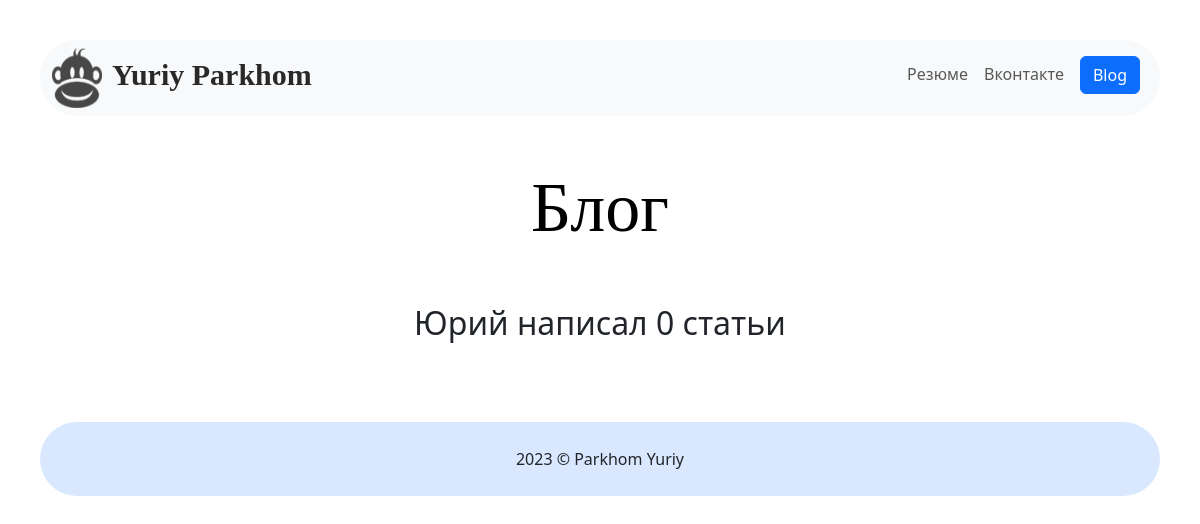
The page /blog/ on the database as committed earlier.
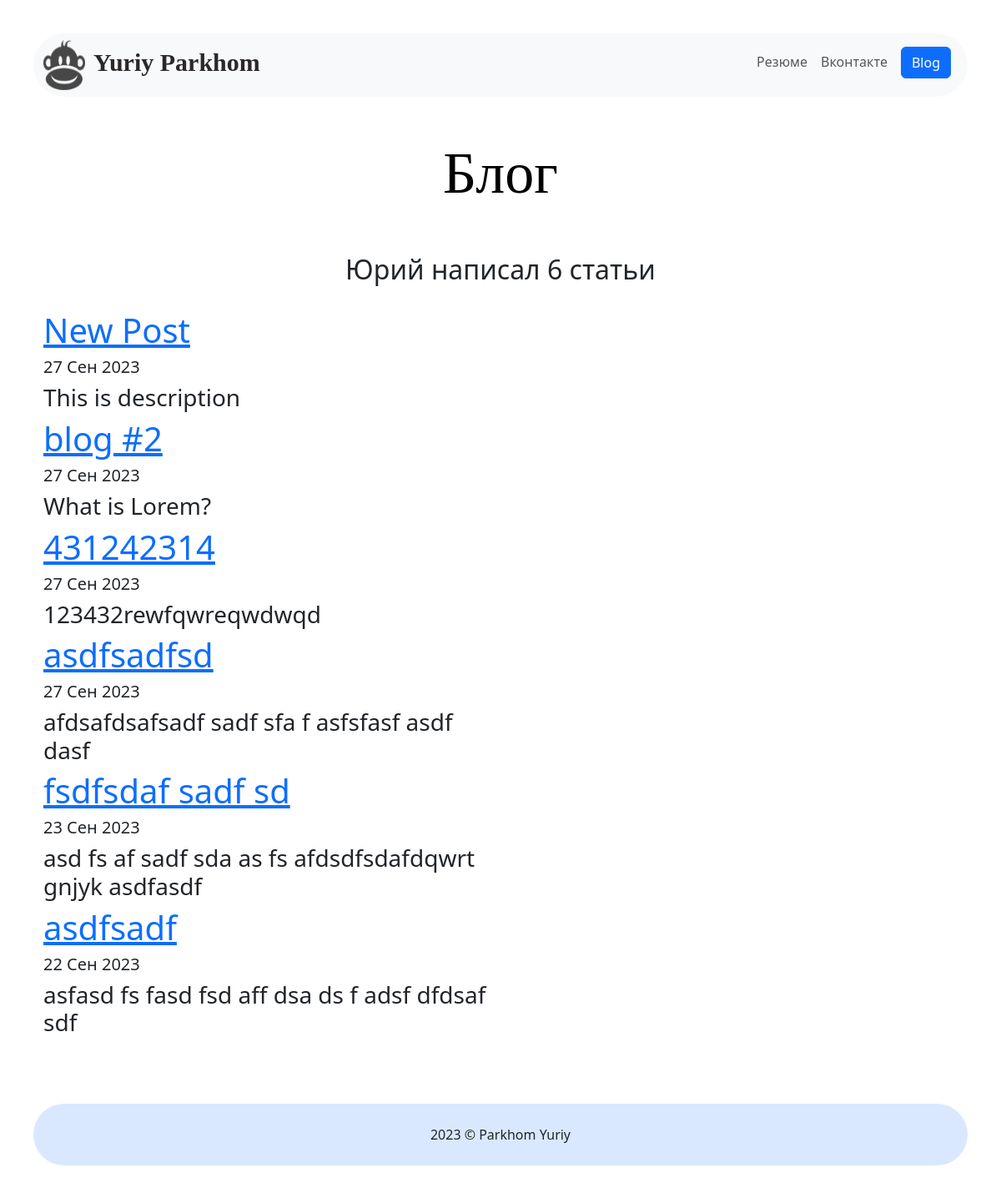
The same page on the database as committed later.
### blog/models.py (models this page shows, shortened)
class Blog(models.Model):
    title = models.CharField(max_length=200)  #Название, параметр максимальная длина 100 символов
    description = models.TextField() #описание, параметр максимальная длина 250 символов
    date = models.DateField(null=True)

### blog/views.py (the view)
# urls.py: path('', views.all_blogs, name='all_blogs'),
def all_blogs(request):
    blogs = Blog.objects.order_by('-date')
    return render(request, 'blog/all_blogs.html', {'blogs': blogs})

### blog/templates/blog/all_blogs.html
{% extends 'portfolio/layout.html' %}
{% block content %}
    <div class="container">
        <h1 class="title_blog">Блог</h1>
        <br>
        <h2>Юрий написал {{ blogs.count }} статьи </h2>
        <div class="info_blog">
            {% for blog in blogs %}
            <a href="{% url 'blog:detail' blog.id%}"><h1> {{ blog.title }}</h1></a>
            <h5>{{ blog.date | date:'d M Y'}}</h5>
            <h3>{{ blog.description| striptags | truncatechars:100  }}</h3>
            {% endfor %}
        </div>
    </div>
{% endblock %}

Rows that differ between the two databases and show on the page:
added Blog: title "New Post", date "27 Сен 2023", description "This is description"
added Blog: title "blog #2", date "27 Сен 2023", description "What is Lorem?"
added Blog: title "431242314", date "27 Сен 2023", description "123432rewfqwreqwdwqd"
added Blog: title "asdfsadfsd", date "27 Сен 2023", description "afdsafdsafsadf sadf sfa f asfsfasf asdf dasf"
added Blog: title "fsdfsdaf sadf sd", date "23 Сен 2023", description "asd fs af sadf sda as fs afdsdfsdafdqwrt gnjyk asdfasdf"
added Blog: title "asdfsadf", date "22 Сен 2023", description "asfasd fs fasd fsd aff dsa ds f adsf dfdsaf sdf"
Other text that changed with them:
{{ blogs.count }}: "0" → "6"
